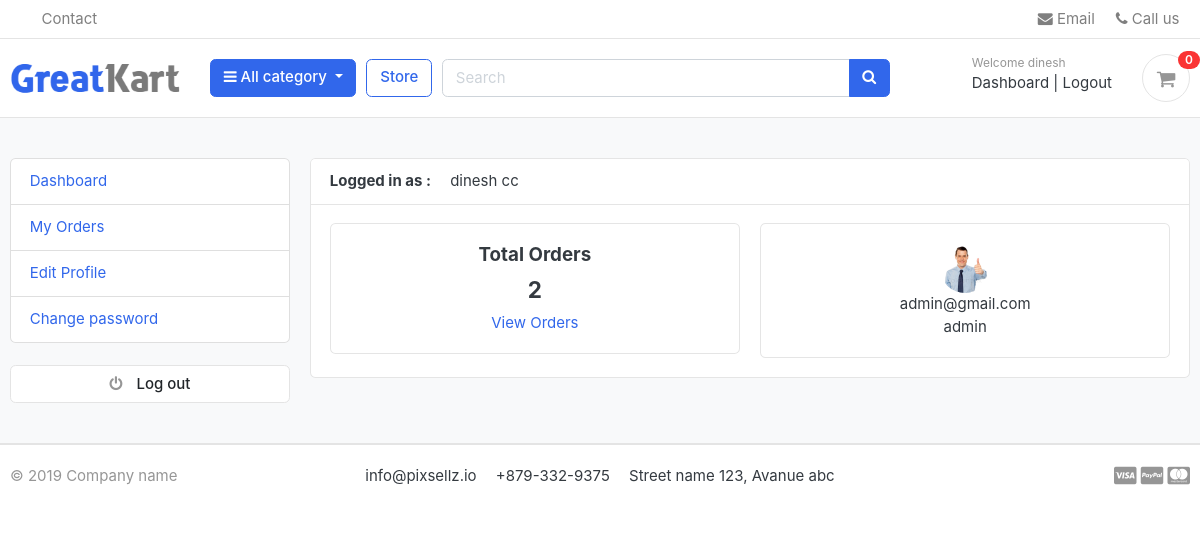
Screenshot of /accounts/dashboard/ (signed in) with the database file from the repository.
### accounts/models.py (models this page shows, shortened)
class Account(AbstractBaseUser):
  first_name=models.CharField(max_length=50)
  last_name=models.CharField(max_length=50)
  username=models.CharField(max_length=50,unique=True)
  email=models.EmailField(max_length=100,unique=True)
  phone_number=models.CharField(max_length=25)
  date_joined=models.DateTimeField(auto_now_add=True)
  last_login=models.DateTimeField(auto_now_add=True)
  is_admin=models.BooleanField(default=False)
  is_staff=models.BooleanField(default=False)
  is_active=models.BooleanField(default=False)
  is_superadmin=models.BooleanField(default=False)
  USERNAME_FIELD = 'email'
  REQUIRED_FIELDS=['username','first_name','last_name']
  objects = MyAccountManager()
  def full_name(self):
    return f'{self.first_name} {self.last_name}'

class UserProfile(models.Model):
  user = models.OneToOneField(Account,on_delete=models.CASCADE)
  address_line_1= models.CharField(max_length=100,blank=True)
  address_line_2= models.CharField(max_length=100,blank=True)
  profile_picture = models.ImageField(upload_to='userprofile/',blank=True)
  city = models.CharField(blank=True,max_length=20)
  state = models.CharField(blank=True,max_length=20)
  country = models.CharField(blank=True,max_length=20)

### accounts/views.py (the view)
# urls.py: path('dashboard/',views.dashboard,name='dashboard'),
@login_required(login_url='login')
def dashboard(request):
   orders = Order.objects.order_by('-created_at').filter(user_id=request.user.id,is_ordered=True)
   orders_count = orders.count()
   userprofile = UserProfile.objects.get(user_id=request.user.id)
   context={
      'orders_count':orders_count,
      'userprofile':userprofile,
   }
   return render(request,'accounts/dashboard.html',context)

### carts/context_processors.py (called while the page is built)
def counter(request):
  cart_count=0
  if 'admin' in request.path:
    return {}
  else:
    try:
      cart=Cart.objects.filter(cart_id=_cart_id(request))
      if request.user.is_authenticated:
        cart_items=CartItem.objects.all().filter(user=request.user)
      else:
        cart_items=CartItem.objects.all().filter(cart=cart[:1])
      for cart_item in cart_items:
        cart_count = cart_count+cart_item.quantity
    except Cart.DoesNotExist:
      cart_count=0
  return dict(cart_count=cart_count)

### carts/views.py (called while the page is built)
def _cart_id(request):
  cart=request.session.session_key
  if not cart:
    cart=request.session.create()
  return cart

### category/context_processors.py (called while the page is built)
def menu_links(request):
  links=Category.objects.all()
  return dict(links=links)

### category/models.py (called while the page is built)
  def get_url(self):
    return reverse('products_by_category',args=[self.slug])

### templates/accounts/dashboard.html (shortened to what this page needs)
{% extends 'base.html' %}
{% load static %}
{% block content %}
<section class="section-conten padding-y bg">
  <div class="container">
    <div class="row">
    {% include 'includes/dashboard_sidebar.html' %}
    <main class="col-md-9">
      <article class="card">
      <header class="card-header">
        <strong class="d-inline-block mr-3">Logged in as : </strong>
        <span>{{user.full_name}}</span>
      </header>
      <div class="card-body">
        <div class="row">
          <div class="col-md-6">
            <div class="card" style="text-align: center;">
              <div class="card-body">
                  <h5 class="'card-title">Total Orders</h5>
                  <h4>{{orders_count}}</h4>
                  <a href="{% url 'my_orders' %}">View Orders</a>
              </div>
            </div>
          </div>
          <div class="col-md-6">
            <div class="card" style="text-align: center;">
              <div class="card-body">
                 <img src="{{userprofile.profile_picture.url}}" alt="user Profile picture"
                 width="50" height="50" style="border-radius: 50%;">
                 <p class="mb-0">{{user.email}}</p>
                 <p>{{user.username}}</p>
              </div>
            </div>
          </div>
        </div>
      </div>
      </article>
    </main>
  </div>
  </div>
  </section>
{% endblock %}

### templates/includes/navbar.html (shortened to what this page needs)
{% load static %}
<header class="section-header">
  <nav class="navbar p-md-0 navbar-expand-sm navbar-light border-bottom">
  <div class="container">
    <div class="collapse navbar-collapse" id="navbarTop4">
      <ul class="navbar-nav mr-auto">
        <li class="nav-item dropdown">
         <a href="#" class="nav-link">    </a>
      </li>
      <li class="nav-item dropdown">
        <a href="#" class="nav-link">Contact</a>
      </li>
      </ul>
      <ul class="navbar-nav">
      <li><a href="#" class="nav-link"> <i class="fa fa-envelope"></i> Email </a></li>
      <li><a href="#" class="nav-link"> <i class="fa fa-phone"></i> Call us </a></li>
    </ul>
    </div>
  </div>
  </nav>
  <section class="header-main border-bottom">
    <div class="container">
  <div class="row align-items-center">
    <div class="col-lg-2 col-md-3 col-6">
      <a href="{% url 'home' %}" class="brand-wrap">
        <img class="logo" src="{% static 'images\logo.png' %}">
      </a>
    </div>
    <div class="col-lg col-sm col-md col-6 flex-grow-0">
      <div class="category-wrap dropdown d-inline-block float-right">
        <button type="button" class="btn btn-primary dropdown-toggle" data-toggle="dropdown">
          <i class="fa fa-bars"></i> All category
        </button>
      </div>
    </div>
    <a href="{% url 'store' %}" class="btn btn-outline-primary">Store</a>
    <div class="col-lg  col-md-6 col-sm-12 col">
      <form action="{% url 'search' %}" class="search" method="GET">
        <div class="input-group w-100">
            <input type="text" class="form-control" style="width:60%;" placeholder="Search" name="keyword">
            <div class="input-group-append">
              <button class="btn btn-primary" type="submit">
                <i class="fa fa-search"></i>
              </button>
            </div>
          </div>
      </form>
    </div>
    <div class="col-lg-3 col-sm-6 col-8 order-2 order-lg-3">
          <div class="d-flex justify-content-end mb-3 mb-lg-0">
            {% if user.id is None %}
            <div class="widget-header">
              <small class="title text-muted">Welcome guest!</small>
              <div>
                <a href="{% url 'login' %}">Sign in</a> <span class="dark-transp"> | </span>
                <a href="{% url 'register' %}"> Register</a>
              </div>
            </div>
            {% else %}
            <div class="widget-header">
              <small class="title text-muted">Welcome {{user.first_name}}</small>
              <div>
                <a href="{% url 'dashboard' %}">Dashboard</a> <span class="dark-transp"> | </span>
                <a href="{% url 'logout' %}">Logout</a>
              </div>
            </div>
            {% endif %}
            <a href="{% url 'cart' %}" class="widget-header pl-3 ml-3">
              <div class="icon icon-sm rounded-circle border"><i class="fa fa-shopping-cart"></i></div>
              <span class="badge badge-pill badge-danger notify">{{cart_count}}</span>
            </a>
          </div>
        </div>
  </div>
    </div>
  </section>
  </header>

### static/css/ui.css (style rules this page uses)
html { font-family: "Inter", sans-serif; font-size: 15px; }
.icon-xs, .icon-sm, .icon-md, .icon-lg { display: inline-block; text-align: center; flex-shrink: 0; flex-grow: 0; }
.icon-sm { width: 48px; height: 48px; line-height: 48px !important; font-size: 20px; }
.padding-y { padding-top: 40px; padding-bottom: 40px; }
article:after, .form-group:after { display: block; clear: both; content: ""; }
.bg { background-color: #f8f9fa; }
p:last-child { margin-bottom: 0; }
.header-main { position: relative; padding-top: 1rem; padding-bottom: 1rem; }
.brand-wrap .logo, .navbar-brand .logo { margin-right: 7px; max-height: 42px; display: inline-block; }
.widget-header { display: inline-block; vertical-align: middle; position: relative; }
.widget-header a { color: #343a40; }
.widget-header i { color: #969696; }
.widget-header .title { display: block; }
.widget-header .notify { position: absolute; top: -3px; right: -10px; }
.notify { position: absolute; top: -4px; right: -10px; display: inline-block; padding: 0.25em 0.6em; font-size: 12px; line-height: 1; text-align: center; border-radius: 3rem; color: #fff; background-color: #fa3434; }

### rows the page displays
Account: first_name "dinesh", full_name "dinesh cc", email "admin@gmail.com", username "admin"
UserProfile: profile_picture (picture)

### other values shown
{{ cart_count }} "0"
{{ orders_count }} "2"
